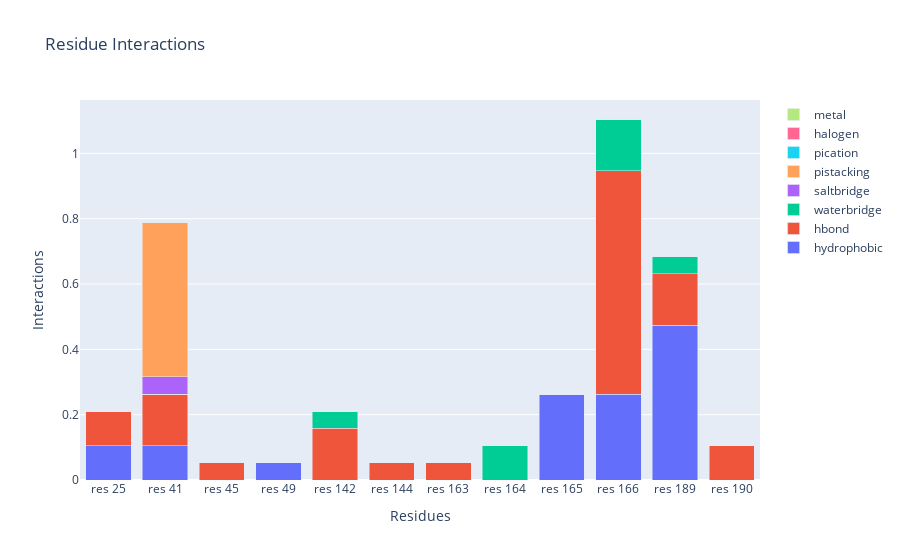

The notebook cell this image was saved under:
### Markdown cell above
### Frequency-based Residue Interaction Bar Chart
Interactive: Hover over the bars of interest to see the specific interaction frequency for the residue and interaction type of interest.

### Code cell
# Bar Chart with residue interaction frequencies
visualize_fp('bar','frequency')

### Figure 1 — Plotly figure (JSON) as saved in the notebook; plotly's stock layout.template omitted (floating-point values rounded to 4 significant figures)
{"data": [{"name": "hydrophobic", "type": "bar", "x": ["res 25", "res 41", "res 45", "res 49", "res 142", "res 144", "res 163", "res 164", "res 165", "res 166", "res 189", "res 190"], "y": [0.1053, 0.1053, 0, 0.05263, 0, 0, 0, 0, 0.2632, 0.2632, 0.4737, 0]}, {"name": "hbond", "type": "bar", "x": ["res 25", "res 41", "res 45", "res 49", "res 142", "res 144", "res 163", "res 164", "res 165", "res 166", "res 189", "res 190"], "y": [0.1053, 0.1579, 0.05263, 0, 0.1579, 0.05263, 0.05263, 0, 0, 0.6842, 0.1579, 0.1053]}, {"name": "waterbridge", "type": "bar", "x": ["res 25", "res 41", "res 45", "res 49", "res 142", "res 144", "res 163", "res 164", "res 165", "res 166", "res 189", "res 190"], "y": [0, 0, 0, 0, 0.05263, 0, 0, 0.1053, 0, 0.1579, 0.05263, 0]}, {"name": "saltbridge", "type": "bar", "x": ["res 25", "res 41", "res 45", "res 49", "res 142", "res 144", "res 163", "res 164", "res 165", "res 166", "res 189", "res 190"], "y": [0, 0.05263, 0, 0, 0, 0, 0, 0, 0, 0, 0, 0]}, {"name": "pistacking", "type": "bar", "x": ["res 25", "res 41", "res 45", "res 49", "res 142", "res 144", "res 163", "res 164", "res 165", "res 166", "res 189", "res 190"], "y": [0, 0.4737, 0, 0, 0, 0, 0, 0, 0, 0, 0, 0]}, {"name": "pication", "type": "bar", "x": ["res 25", "res 41", "res 45", "res 49", "res 142", "res 144", "res 163", "res 164", "res 165", "res 166", "res 189", "res 190"], "y": [0, 0, 0, 0, 0, 0, 0, 0, 0, 0, 0, 0]}, {"name": "halogen", "type": "bar", "x": ["res 25", "res 41", "res 45", "res 49", "res 142", "res 144", "res 163", "res 164", "res 165", "res 166", "res 189", "res 190"], "y": [0, 0, 0, 0, 0, 0, 0, 0, 0, 0, 0, 0]}, {"name": "metal", "type": "bar", "x": ["res 25", "res 41", "res 45", "res 49", "res 142", "res 144", "res 163", "res 164", "res 165", "res 166", "res 189", "res 190"], "y": [0, 0, 0, 0, 0, 0, 0, 0, 0, 0, 0, 0]}], "layout": {"barmode": "stack", "title": {"text": "Residue Interactions"}, "xaxis": {"title": {"text": "Residues"}}, "yaxis": {"title": {"text": "Interactions"}}}}
